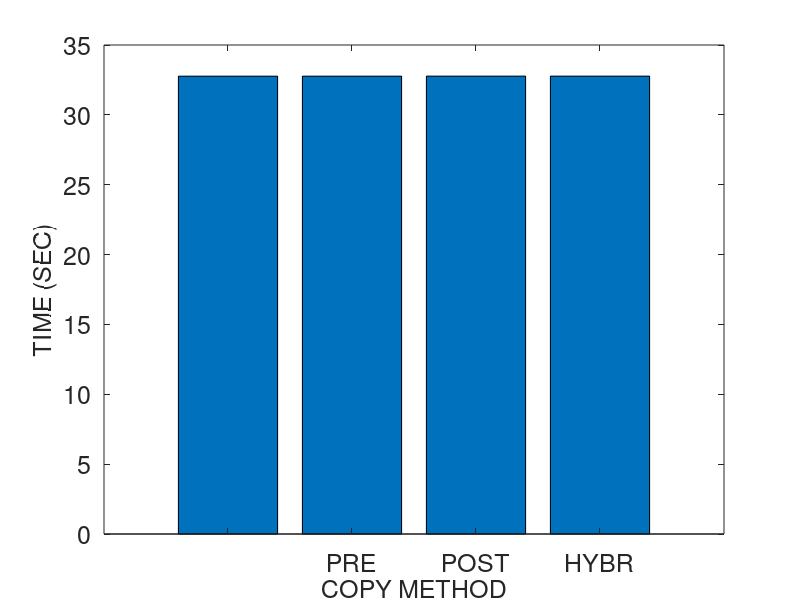
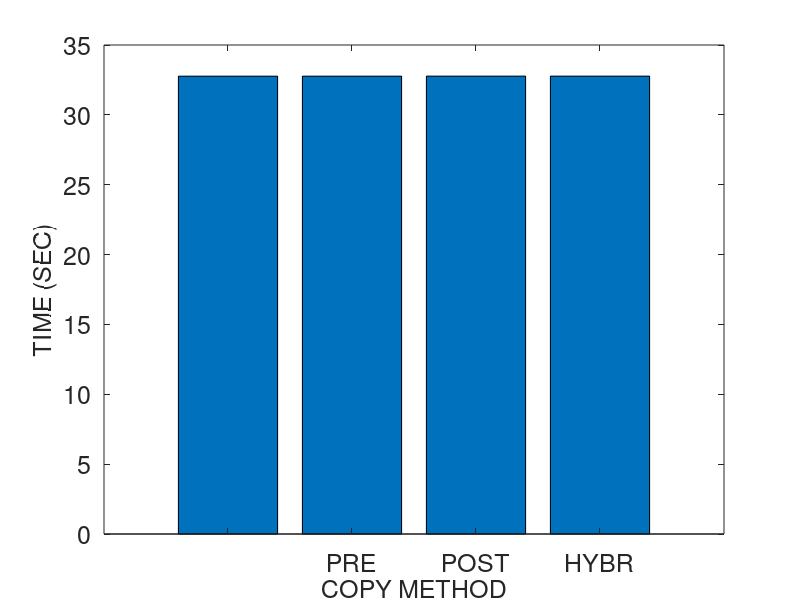
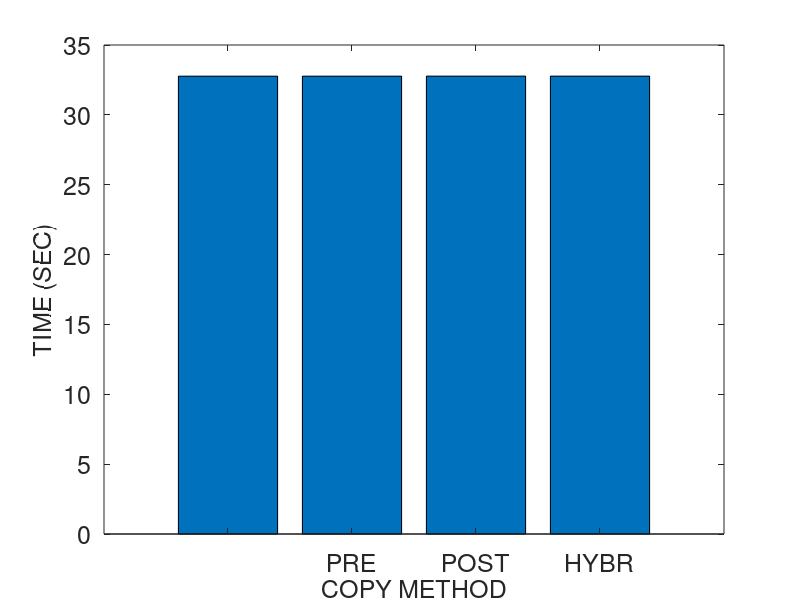
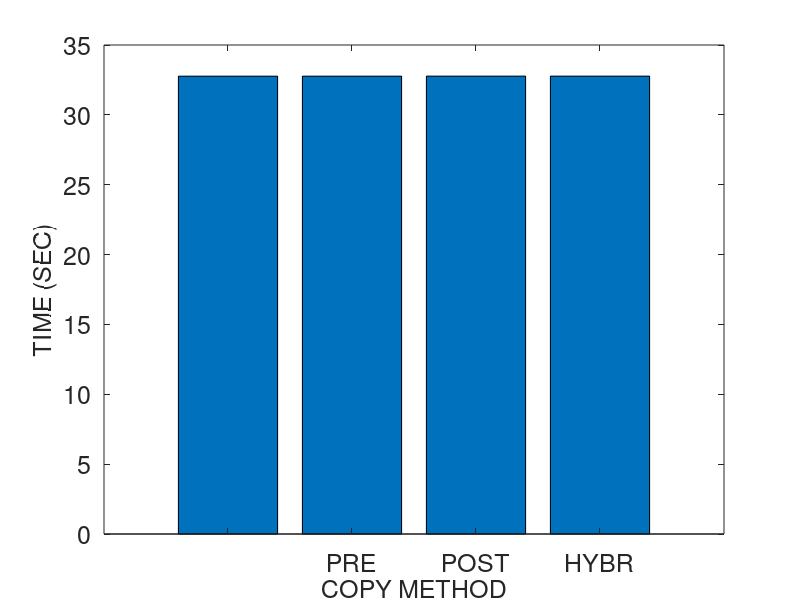

Recreate these plots in MATLAB, in order.
% basic hybrid copy migration
% memory size in MB
r = 4096
r *= 1024 % convert to KB

% page dirty rate in percent (%): against to total memory pages
readrate = 100
prefix = strcat ("M4G_R", num2str(readrate))
readrate /= 100

dirtyrate = 0 
prefix = strcat (prefix, "_W", num2str(dirtyrate))
dirtyrate /= 100

% prediction accuracy 0 through 1
acc = 0.2
%acc = 1
%acc = 0

pagesize = 4 % in KB
numpages = r / pagesize

% delta compression rate
comp = 0.5 

% amount of CPU and device states in KB 
scinfo = 100

% working set size in number of pages
wss = numpages * 0.25

% 0: zero, 1: read, 2: dirtied, 3: inactive data
mem = zeros(1, numpages);

run = 1

prefix = strcat (prefix, "_acc", num2str(acc), "_r", num2str(run))

% bandwidth in gbps
b = 1000 
b = b * 1024/8 % convert to KB

fontsize = 18
%fontsize = 20

totaltime = 0;
downtime = 0;
totaldata = 0;

A = zeros(4, 3);

%%%%%%%%%%%%%%%%%%%%%%%%%%%%%%
% precopy migration
%%%%%%%%%%%%%%%%%%%%%%%%%%%%%%
fprintf('\n')
disp('==================== Precopy migration ====================')
% iterations
present = numpages * pagesize
iter = 0
while present > 50 && iter < 29 && totaldata < 4*r
	pretime = present / b
	totaltime += pretime
	totaldata += present
	present = numpages * pagesize * dirtyrate 
	%dirts = wss * dirtyrate
	iter += 1
end

% stop-and-copy phase
% stop conditions: 29 iterations, 50 pages, 4 memory size sent
scsent = scinfo + present * pagesize
downtime = scsent / b
totaltime += downtime
totaldata += scsent

% network fault rate
NFR = 0

A (1, 1) = totaltime;
A (1, 2) = downtime;
A (1, 3) = totaldata;

%%%%%%%%%%%%%%%%%%%%%%%%%%%%%%
% postcopy migration
%%%%%%%%%%%%%%%%%%%%%%%%%%%%%%
fprintf('\n')
disp('===================== Postcopy migration ======================')
totaltime = 0;
downtime = 0;
totaldata = 0;

% stop-and-copy phase
scsent = scinfo
downtime = scsent / b
totaltime += downtime
totaldata += scsent

% prepaging (bubbling) and on-demand paging
postsent = r
posttime = postsent/b
totaltime += posttime
totaldata += postsent
% network fault rate
NFR = 0.2

A (2, 1) = totaltime;
A (2, 2) = downtime;
A (2, 3) = totaldata;

%%%%%%%%%%%%%%%%%%%%%%%%%%%%%%
% hybrid copy migration
%%%%%%%%%%%%%%%%%%%%%%%%%%%%%%
fprintf('\n')
disp('==================== Hybrid copy migration ====================')
totaltime = 0;
downtime = 0;
totaldata = 0;

% precopy phase: single iteration
present = r
pretime = present / b
totaltime += pretime
totaldata += present

% stop-and-copy phase
bitmapsize = 500 % KB
scsent = scinfo + bitmapsize
downtime = scsent / b
totaltime += downtime
totaldata += scsent

% postcopy phase: prepaging (bubbling) and on-demand paging
%dirts = wss * dirtyrate
dirts = numpages * dirtyrate
postsent = dirts * pagesize
posttime = postsent/b
totaltime += posttime
totaldata += postsent
% network fault rate
NFR = 0.2

A (3, 1) = totaltime;
A (3, 2) = downtime;
A (3, 3) = totaldata;

%%%%%%%%%%%%%%%%%%%%%%%%%%%%%%
% proactive hybrid copy migration
%%%%%%%%%%%%%%%%%%%%%%%%%%%%%%
%disp(char(10))
fprintf('\n')
disp('=============== Proactive hybrid copy migration ================')
totaltime = 0;
downtime = 0;
totaldata = 0;

% precopy phase
% LRU, PFR

% scan the dirtied pages
% for dirtied pages
% 	mark dirtied (1)
% 	mem(random (1, wss * 0.1))	
randperm(int64(wss * 0.1));
% for read pages
% 	mark read (2)
% 	mem (random (wss * 0.1, wss * 0.2))

% for pages
% 	predict read/write

% send the pages most likely to be read and least likely to be dirtied
% do not send the pages most likely to be dirtied
% construct queue with the order of p1/p2
%reads = numpages * 0.4 
% total read rate = wss * read_rate = 0.25 * 0.16 = 0.04 (4%)
%read_rate = 0.16
%read_rate = 0.04 % 4% of total memory
% total write rate = wss * write_rate = 0.25 * 0.16 = 0.04 (4%)
%write_rate = 0.16
%write_rate = 0.04 % 4% of total memory
% simple case: readonly pages (RO) - zero dirtied pages 
%RO = 0.3
pred_pages = numpages * readrate * acc

% LRU
% for LRU queue
% 	mark sent
%	insert the pages into cache and perform delta compression

present = pred_pages * pagesize
pretime = present/b
totaltime += pretime
totaldata += present

% stop-and-copy phase
% send the CPU and device states
bitmapsize = 500 % KB
scsent = scinfo + bitmapsize
downtime = scsent/b
totaltime += downtime
totaldata += scsent

% postcopy phase
postsent = (numpages - pred_pages) * pagesize

% exclude the predicted dirtied pages 
pred_dirts = numpages * dirtyrate * acc
postsent = (numpages - pred_pages - pred_dirts) * pagesize
posttime = postsent/b
totaltime += posttime
totaldata += postsent

% network fault rate
NFR = 0.2

A (4, 1) = totaltime;
A (4, 2) = downtime;
A (4, 3) = totaldata

%%%%%%%%%%%%%%%%%%%%%%%%%%%%%%%%%%%%%%%%%%%%%%%%%%%%%%%
%                     plotting
% precopy
% postcopy
% hybrid
% pro-hybrid
%%%%%%%%%%%%%%%%%%%%%%%%%%%%%%%%%%%%%%%%%%%%%%%%%%%%%%%

%prefix = "M4G_R14W14_acc100_r1"
%prefix = strcat ("M4G_R", readrate, "W", dirtyrate, "acc", acc, "r", run)
%prefix = strcat (prefix, "W")
%prefix = strcat (prefix, dirtyrate)

dlmwrite (prefix, A, ' ')

%%%%%%%%%%%%%%%%%%%% total time %%%%%%%%%%%%%%%%%%%%%%
figure;
output = strcat(prefix, ".tt");
%output = prefix
x = ['PRECOPY', 'POSTCOPY', 'HYBRID', 'PRO-HYBRID'];
x = {'', 'PRE', 'POST', 'HYBR', 'PROH', ''};
x = {'', 'PRE', 'POST', 'HYBR', 'PROH'};
%x = 1:1:length(A);
%plot(x, A(:,2)/1000000, x, A(:,3)/1000000, '-.*');
%plot(A(:,2));

%xtics = 1:4:16
%bar(xtics, A(:,1))
bar(A(:,1))
set(gca, 'XTickLabel', x, 'FontSize', fontsize)
xlabel('COPY METHOD', 'FontSize', fontsize);
ylabel('TIME (SEC)', 'FontSize', fontsize);
%legend('PRECOPY', 'POSTCOPY', 'HYBRID', 'PRO-HYBRID');
%bar(x, A(:,1))

saveas (1, strcat(output, ".png"));
saveas (1, strcat(output, ".eps"));
saveas (1, strcat(output, ".emf"));

%%%%%%%%%%%%%%%%%%%% downtime %%%%%%%%%%%%%%%%%%%%%%
figure;
output = strcat(prefix, ".dt");

bar(A(:,2))
set(gca, 'XTickLabel', x, 'FontSize', fontsize)
xlabel('COPY METHOD', 'FontSize', fontsize);
ylabel('TIME (SEC)', 'FontSize', fontsize);

saveas (1, strcat(output, ".png"));
saveas (1, strcat(output, ".eps"));
saveas (1, strcat(output, ".emf"));

%%%%%%%%%%%%%%%%%%%% total data %%%%%%%%%%%%%%%%%%%%%%
figure;
output = strcat(prefix, ".td");

bar(A(:,3))
set(gca, 'XTickLabel', x, 'FontSize', fontsize)
xlabel('COPY METHOD', 'FontSize', fontsize);
ylabel('SIZE (KB)', 'FontSize', fontsize);

saveas (1, strcat(output, ".png"));
saveas (1, strcat(output, ".eps"));
saveas (1, strcat(output, ".emf"));
